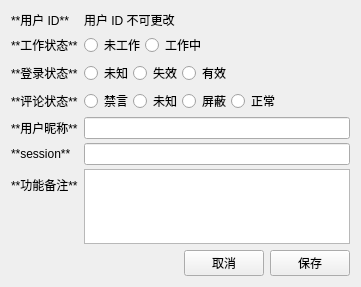
<?xml version="1.0" encoding="UTF-8"?>
<ui version="4.0">
 <class>EditUser</class>
 <widget class="QWidget" name="EditUser">
  <property name="geometry">
   <rect>
    <x>0</x>
    <y>0</y>
    <width>361</width>
    <height>287</height>
   </rect>
  </property>
  <property name="windowTitle">
   <string>编辑用户</string>
  </property>
  <layout class="QVBoxLayout" name="verticalLayout">
   <item>
    <layout class="QFormLayout" name="formLayout">
     <property name="verticalSpacing">
      <number>4</number>
     </property>
     <item row="5" column="1">
      <widget class="QLineEdit" name="edit_session">
       <property name="maxLength">
        <number>1024</number>
       </property>
       <property name="echoMode">
        <enum>QLineEdit::Password</enum>
       </property>
      </widget>
     </item>
     <item row="0" column="0">
      <widget class="QLabel" name="label_4">
       <property name="text">
        <string>**用户 ID**</string>
       </property>
       <property name="textFormat">
        <enum>Qt::MarkdownText</enum>
       </property>
      </widget>
     </item>
     <item row="0" column="1">
      <widget class="QLabel" name="label_user_id">
       <property name="text">
        <string>用户 ID 不可更改</string>
       </property>
      </widget>
     </item>
     <item row="4" column="1">
      <widget class="QLineEdit" name="edit_nickname">
       <property name="maxLength">
        <number>40</number>
       </property>
       <property name="frame">
        <bool>true</bool>
       </property>
       <property name="echoMode">
        <enum>QLineEdit::Normal</enum>
       </property>
      </widget>
     </item>
     <item row="4" column="0">
      <widget class="QLabel" name="label_2">
       <property name="text">
        <string>**用户昵称**</string>
       </property>
       <property name="textFormat">
        <enum>Qt::MarkdownText</enum>
       </property>
      </widget>
     </item>
     <item row="5" column="0">
      <widget class="QLabel" name="label_5">
       <property name="text">
        <string>**session**</string>
       </property>
       <property name="textFormat">
        <enum>Qt::MarkdownText</enum>
       </property>
      </widget>
     </item>
     <item row="6" column="1">
      <widget class="QTextEdit" name="edit_remark"/>
     </item>
     <item row="6" column="0">
      <widget class="QLabel" name="label_6">
       <property name="text">
        <string>**功能备注**</string>
       </property>
       <property name="textFormat">
        <enum>Qt::MarkdownText</enum>
       </property>
      </widget>
     </item>
     <item row="2" column="0">
      <widget class="QLabel" name="label_3">
       <property name="text">
        <string>**登录状态**</string>
       </property>
       <property name="textFormat">
        <enum>Qt::MarkdownText</enum>
       </property>
      </widget>
     </item>
     <item row="2" column="1">
      <layout class="QHBoxLayout" name="horizontalLayout">
       <item>
        <widget class="QRadioButton" name="radioButton_1">
         <property name="text">
          <string>未知</string>
         </property>
        </widget>
       </item>
       <item>
        <widget class="QRadioButton" name="radioButton_2">
         <property name="text">
          <string>失效</string>
         </property>
        </widget>
       </item>
       <item>
        <widget class="QRadioButton" name="radioButton_3">
         <property name="text">
          <string>有效</string>
         </property>
        </widget>
       </item>
       <item>
        <spacer name="horizontalSpacer_2">
         <property name="orientation">
          <enum>Qt::Horizontal</enum>
         </property>
         <property name="sizeHint" stdset="0">
          <size>
           <width>40</width>
           <height>20</height>
          </size>
         </property>
        </spacer>
       </item>
      </layout>
     </item>
     <item row="1" column="0">
      <widget class="QLabel" name="label_7">
       <property name="text">
        <string>**工作状态**</string>
       </property>
       <property name="textFormat">
        <enum>Qt::MarkdownText</enum>
       </property>
      </widget>
     </item>
     <item row="1" column="1">
      <layout class="QHBoxLayout" name="horizontalLayout_2">
       <item>
        <widget class="QRadioButton" name="radioButton_4">
         <property name="text">
          <string>未工作</string>
         </property>
        </widget>
       </item>
       <item>
        <widget class="QRadioButton" name="radioButton_5">
         <property name="text">
          <string>工作中</string>
         </property>
        </widget>
       </item>
       <item>
        <spacer name="horizontalSpacer">
         <property name="orientation">
          <enum>Qt::Horizontal</enum>
         </property>
         <property name="sizeHint" stdset="0">
          <size>
           <width>40</width>
           <height>20</height>
          </size>
         </property>
        </spacer>
       </item>
      </layout>
     </item>
     <item row="3" column="0">
      <widget class="QLabel" name="label_8">
       <property name="text">
        <string>**评论状态**</string>
       </property>
       <property name="textFormat">
        <enum>Qt::MarkdownText</enum>
       </property>
      </widget>
     </item>
     <item row="3" column="1">
      <layout class="QHBoxLayout" name="horizontalLayout_3">
       <item>
        <widget class="QRadioButton" name="radioButton_6">
         <property name="text">
          <string>禁言</string>
         </property>
        </widget>
       </item>
       <item>
        <widget class="QRadioButton" name="radioButton_7">
         <property name="text">
          <string>未知</string>
         </property>
        </widget>
       </item>
       <item>
        <widget class="QRadioButton" name="radioButton_8">
         <property name="text">
          <string>屏蔽</string>
         </property>
        </widget>
       </item>
       <item>
        <widget class="QRadioButton" name="radioButton_9">
         <property name="text">
          <string>正常</string>
         </property>
        </widget>
       </item>
       <item>
        <spacer name="horizontalSpacer_4">
         <property name="orientation">
          <enum>Qt::Horizontal</enum>
         </property>
         <property name="sizeHint" stdset="0">
          <size>
           <width>40</width>
           <height>20</height>
          </size>
         </property>
        </spacer>
       </item>
      </layout>
     </item>
    </layout>
   </item>
   <item>
    <layout class="QVBoxLayout" name="verticalLayout_4">
     <item>
      <layout class="QHBoxLayout" name="horizontalLayout_5">
       <item>
        <spacer name="horizontalSpacer_3">
         <property name="orientation">
          <enum>Qt::Horizontal</enum>
         </property>
         <property name="sizeHint" stdset="0">
          <size>
           <width>40</width>
           <height>20</height>
          </size>
         </property>
        </spacer>
       </item>
       <item>
        <widget class="QPushButton" name="cancel_button">
         <property name="text">
          <string>取消</string>
         </property>
        </widget>
       </item>
       <item>
        <widget class="QPushButton" name="save_button">
         <property name="text">
          <string>保存</string>
         </property>
        </widget>
       </item>
      </layout>
     </item>
    </layout>
   </item>
  </layout>
 </widget>
 <resources/>
 <connections/>
</ui>
